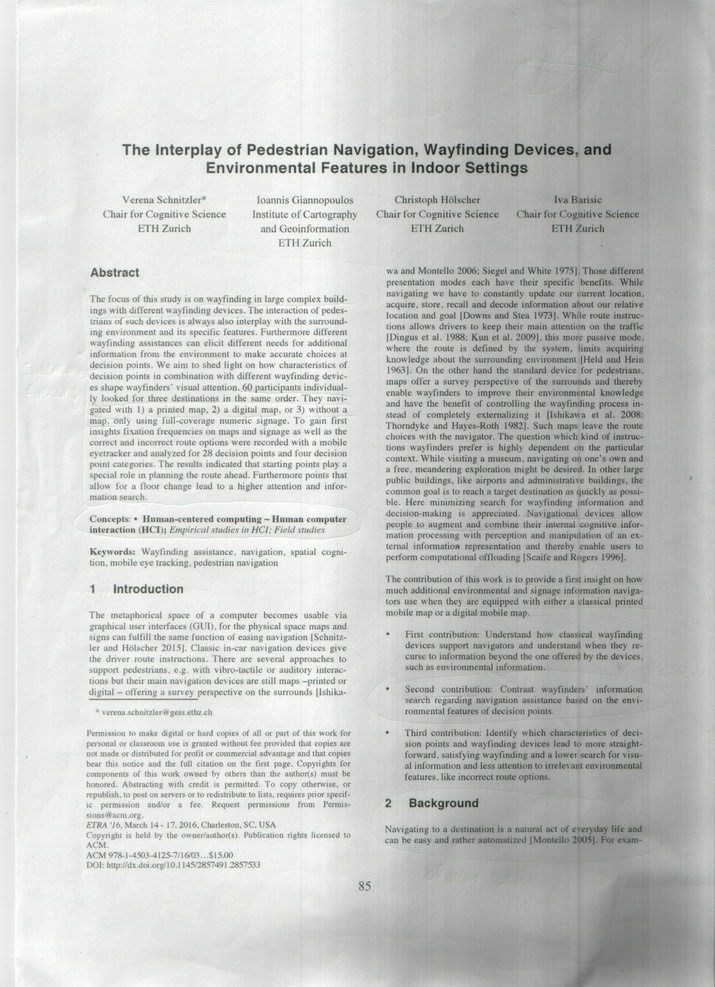
#> input picture navigation_ir.jpg, 715 x 987 px, shrunk from 2539 x 3507 before the run
$ python extraction_test.py navigation_ir.jpg navigation_rgb.jpg navigation_rgb.jpg
#> lines starting #> are read from the running program, lines starting #| are printed output that depends on the picture
### util.py
import numpy as np
import cv2
import blend_modes

# adjust black and white point to use whole dynamic range
# [9 lines left out: function normalize_image, not called in this run]

# in case the brightness distribution of the IR scan is uneven,
# it is recommended to record an empty bias frame and use it
# to normalize the brightness distribution over the image
def overlay_bias_image(bias_image, scan, alpha=0.5):
    bias_inverted = cv2.bitwise_not(bias_image)
    result = cv2.addWeighted(scan, alpha, bias_inverted, 1.0 - alpha, 0.0)
    return result

# [17 lines left out: function overlay_bias_image_addition, not called in this run]

### extraction_test.py
import cv2
from matplotlib import pyplot as plt
import sys
import numpy as np
from util import overlay_bias_image, overlay_bias_image_addition
import blend_modes

def show_row_sum(img):
    row_sum = []

    for row in img:
        row_sum.append(sum(row) / img.shape[0])

    kernel = np.ones(3) / 3
    row_sum = np.convolve(row_sum, kernel, mode='same')

    plt.plot(row_sum)
    plt.show()

if(len(sys.argv) < 4):
    print('too few arguments')
    sys.exit(0)

path_ir = sys.argv[1]
path_rgb = sys.argv[2]
path_bias = sys.argv[3]

img_ir = cv2.imread(path_ir, cv2.IMREAD_GRAYSCALE)
#> img_ir: shape (987, 715); min 21, max 255, mean 198.9
img_rgb = cv2.imread(path_rgb)
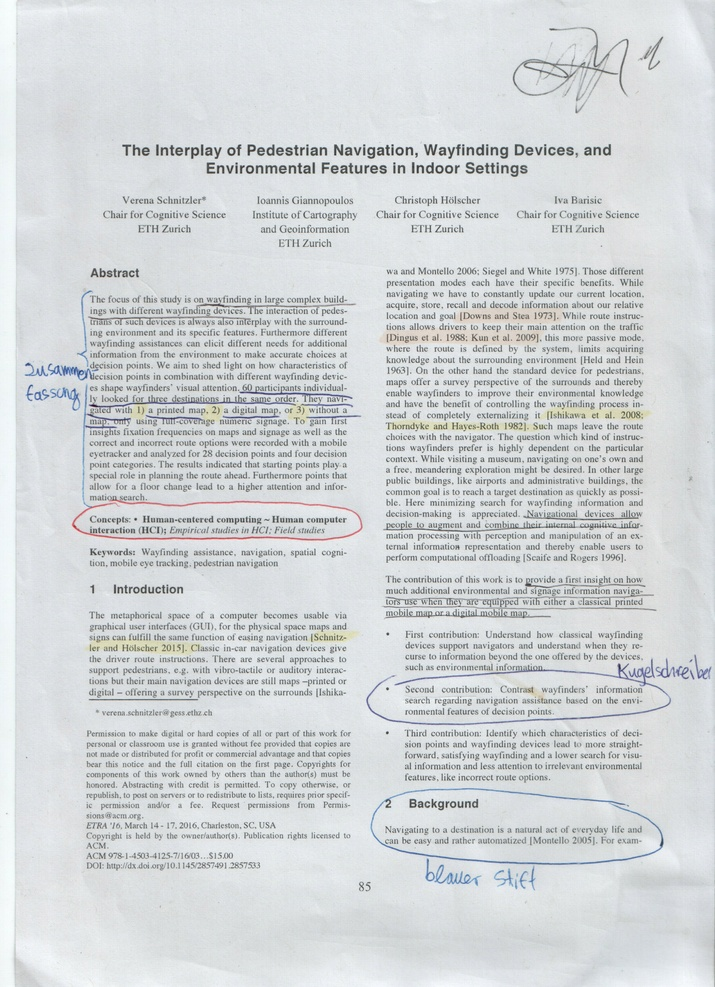
#> input picture navigation_rgb.jpg, 715 x 987 px, shrunk from 2539 x 3507 before the run
#> img_rgb is the input picture: shape (987, 715, 3); mean B, G, R 216, 214.1, 210.4
img_bias = cv2.imread(path_bias, cv2.IMREAD_GRAYSCALE)
#> img_bias: shape (987, 715); min 21, max 252, mean 213.2

#img_ir = overlay_bias_image_addition(img_bias, img_ir, 1.0)
img_ir = overlay_bias_image(img_bias, img_ir, 0.5)
#> in overlay_bias_image, `bias_inverted = cv2.bitwise_not(bias_image)`:
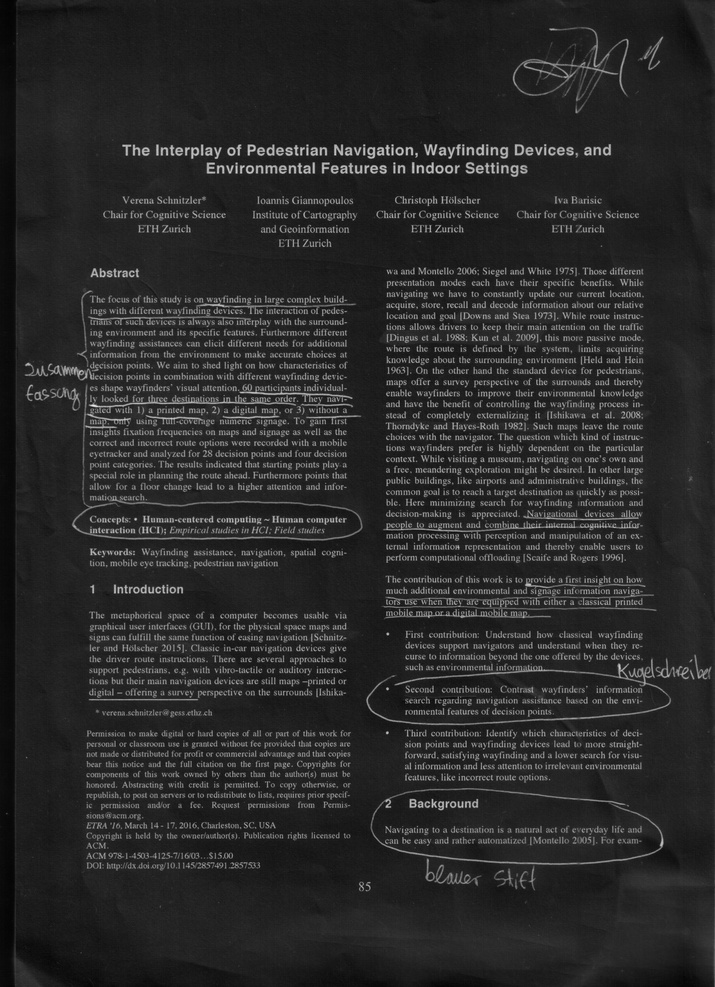
#> bias_inverted: shape (987, 715); min 3, max 234, mean 41.8
#> in overlay_bias_image, `result = cv2.addWeighted(scan, alpha, bias_inverted, 1.0 - alpha, 0.0)`:
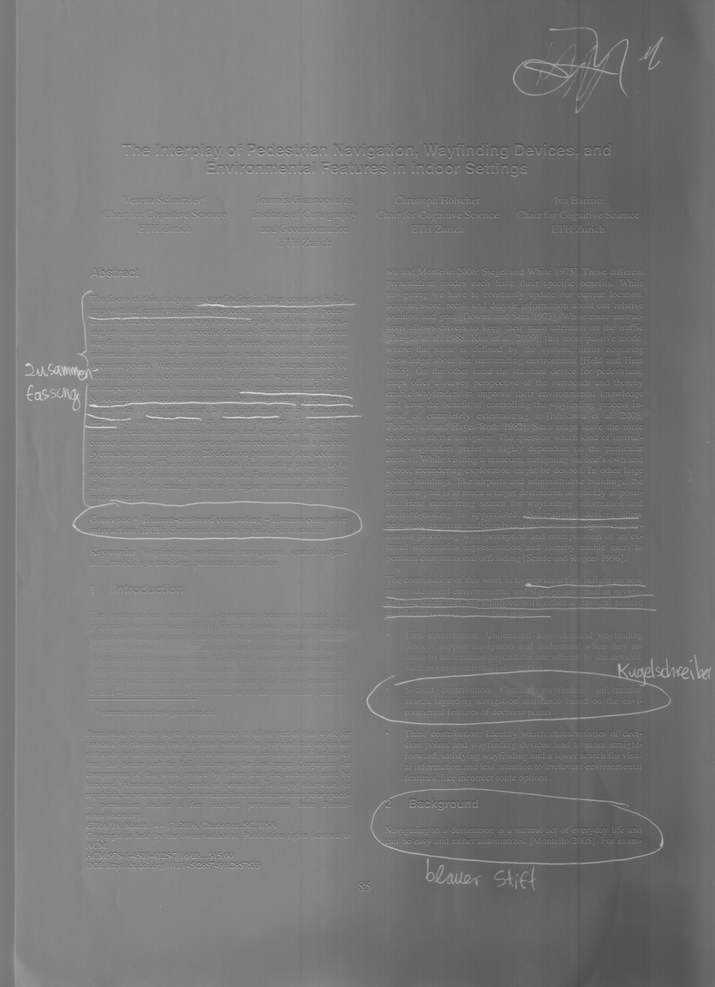
#> result: shape (987, 715); min 72, max 224, mean 120.4

#for i in range(0, 100, 10):
#    tmp_ir = cv2.adaptiveThreshold(img_ir, 255, cv2.ADAPTIVE_THRESH_MEAN_C, cv2.THRESH_BINARY_INV, 21, i)
#    tmp_rgb = cv2.adaptiveThreshold(img_rgb, 255, cv2.ADAPTIVE_THRESH_MEAN_C, cv2.THRESH_BINARY_INV, 21, i)
#    fig, axes = plt.subplots(1, 2)
#    axes[0].imshow(tmp_ir, 'gray')
#    axes[1].imshow(tmp_rgb, 'gray')
#    plt.show()

####################################
# pretty good mask for highlighter #
####################################

img_rgb_hsv = cv2.cvtColor(img_rgb, cv2.COLOR_BGR2HSV)
#> img_rgb_hsv: shape (987, 715, 3); mean H, S, V 95.6, 8.2, 216.6

#lower = np.array([0, 0, 200])
#upper = np.array([255, 50, 255])

lower = np.array([0, 0, 200])
upper = np.array([255, 70, 255])

thresh = cv2.inRange(img_rgb_hsv, lower, upper)
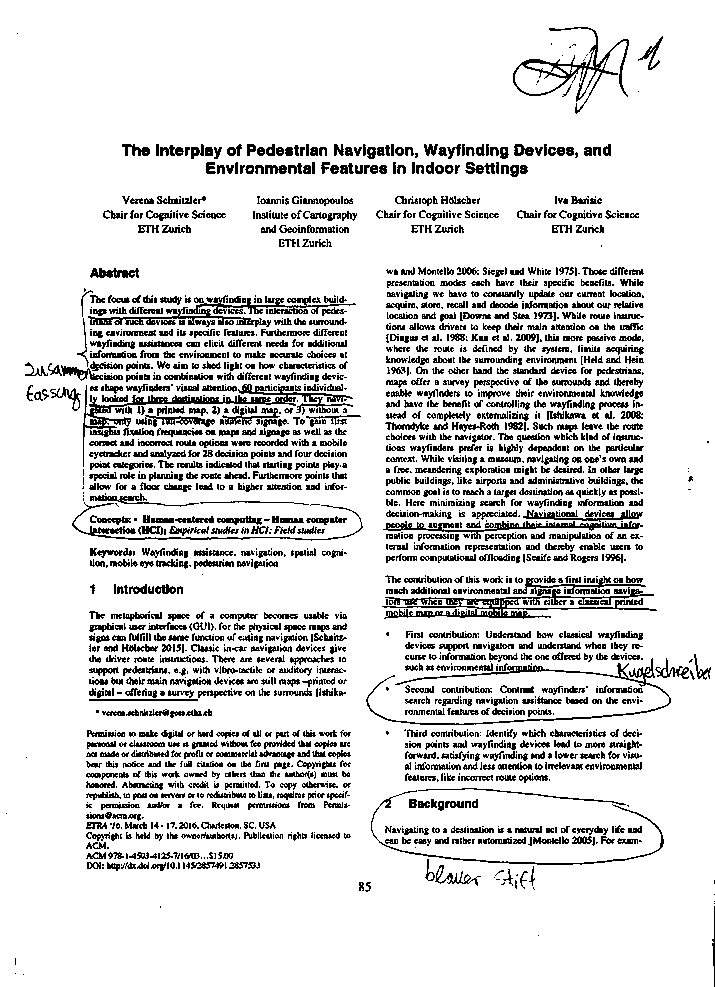
#> thresh: shape (987, 715); 86.4% white; black in thin lines or dots
thresh = cv2.bitwise_not(thresh)
#> thresh: shape (987, 715); 13.6% white in thin lines or dots
result = cv2.bitwise_and(img_rgb, img_rgb, mask=thresh)
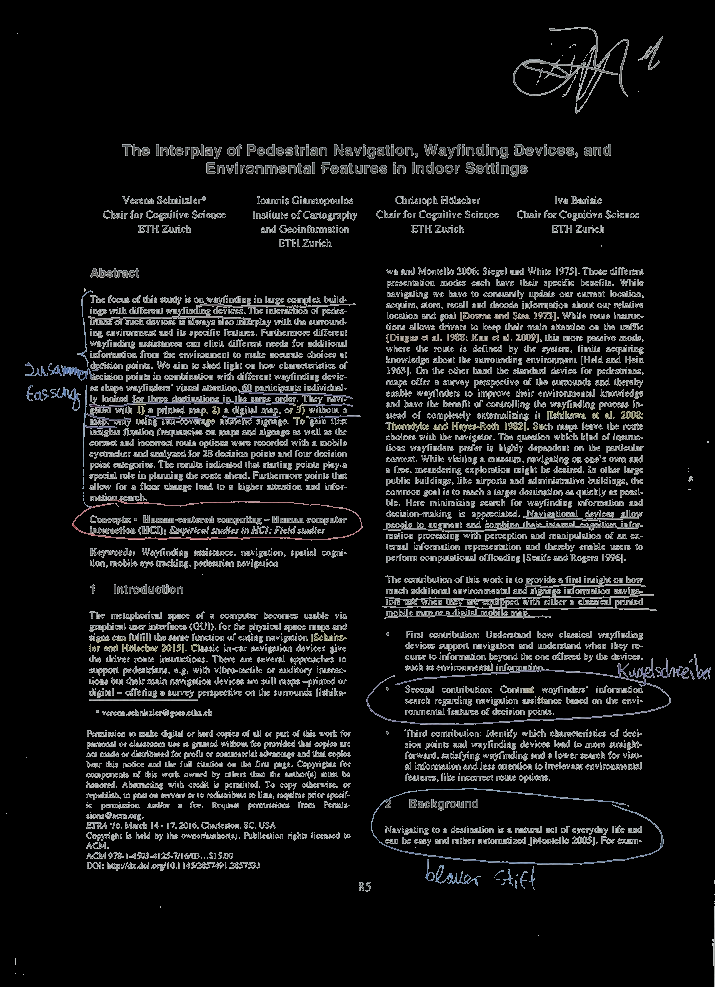
#> result: shape (987, 715, 3); mean B, G, R 21.3, 21.1, 20.7
#result_tmp = result

#result = cv2.cvtColor(result, cv2.COLOR_BGR2HSV)
lower = np.array([0, 200, 0])
upper = np.array([255, 255, 255])
thresh = cv2.inRange(result, lower, upper)
#> thresh: shape (987, 715); every value is 0

kernel = np.ones((3, 3), np.uint8)
#thresh = cv2.dilate(thresh, kernel)
thresh = cv2.morphologyEx(thresh, cv2.MORPH_CLOSE, kernel)
thresh = cv2.morphologyEx(thresh, cv2.MORPH_CLOSE, kernel)
#thresh = cv2.dilate(thresh, kernel)
result = cv2.bitwise_and(img_rgb, img_rgb, mask=thresh)
#> result: shape (987, 715, 3); every value is 0

# background pixels are black now, therefore we make them white
result[np.where((result == [0, 0, 0]).all(axis=2))] = [255, 255, 255]
#> result: shape (987, 715, 3); every value is 255

fig, axes = plt.subplots(1, 3)
axes[0].imshow(img_rgb)
axes[1].imshow(thresh, 'gray')
#axes[2].imshow(result_tmp)
axes[2].imshow(result)
plt.show()
#> figure, not shown here; B, G, R data is drawn as R, G, B

##############################
# remove wrinkles from paper #
# (does not work very well)  #
##############################

img_ir_rgba = img_ir
img_ir_rgba = np.bitwise_not(img_ir_rgba)
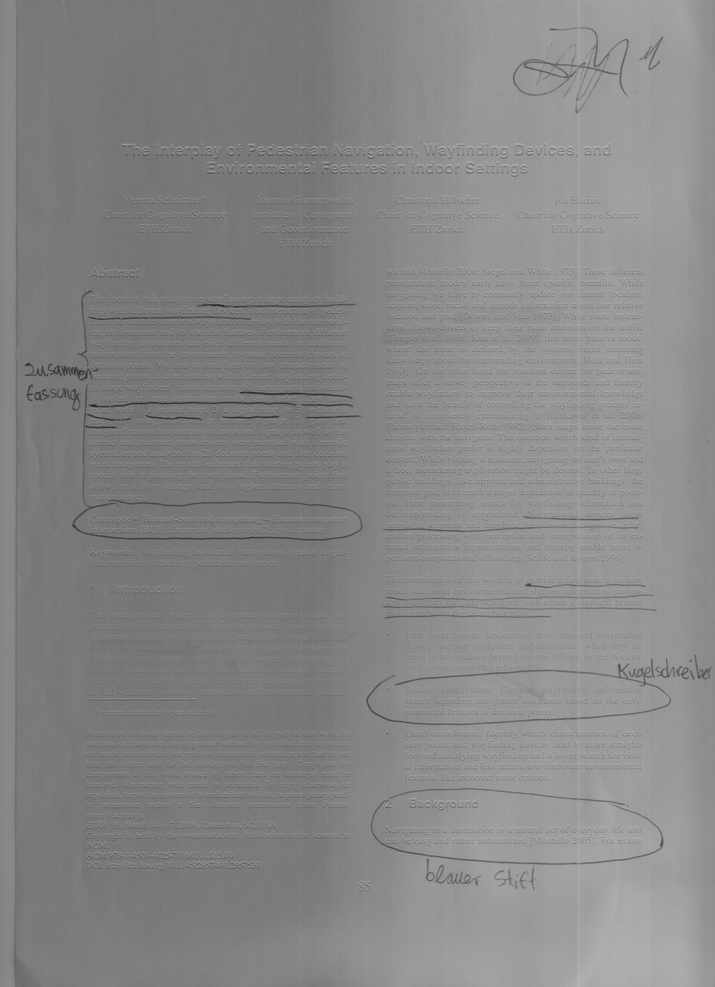
#> img_ir_rgba: shape (987, 715); min 31, max 183, mean 134.6
img_ir_rgba = cv2.cvtColor(img_ir_rgba, cv2.COLOR_GRAY2RGBA)
#> img_ir_rgba: shape (987, 715, 4)
img_rgb_rgba = cv2.cvtColor(img_rgb, cv2.COLOR_BGR2GRAY)
img_rgb_rgba = np.bitwise_not(img_rgb_rgba)
img_rgb_rgba = cv2.cvtColor(img_rgb_rgba, cv2.COLOR_GRAY2RGBA)
#> img_rgb_rgba: shape (987, 715, 4)

img_ir_rgba = img_ir_rgba.astype(np.float32)
img_rgb_rgba = img_rgb_rgba.astype(np.float32)

#result = blend_modes.dodge(scan, bias_inverted, 1) # awesome! white background, high contrast
#result = blend_modes.addition(scan, bias_inverted, 1) # similar to dodge, but lower contrast
#result = blend_modes.difference(scan, bias_inverted, 1) # good when bias image is not inverted (but result is inverted)
#> (the run stopped early here; a loop or call above may not have finished)
